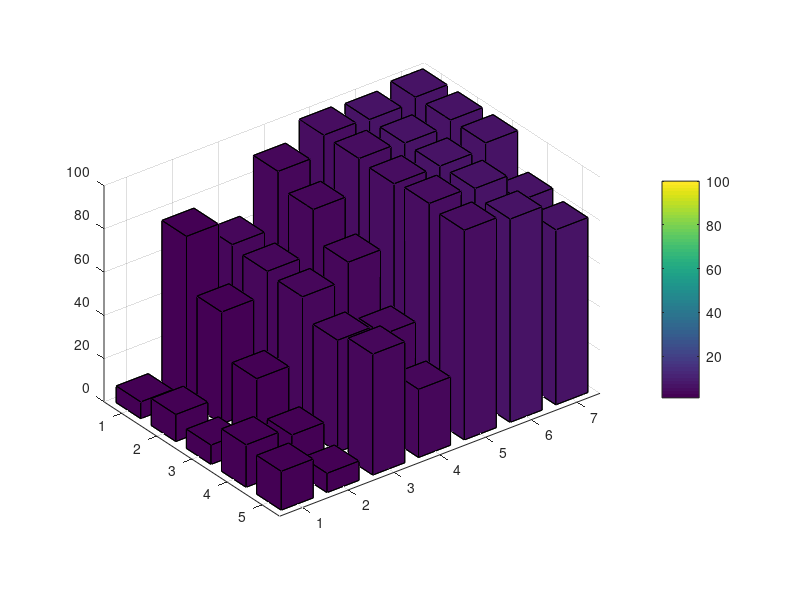

This figure's MATLAB source: (Note: this script raises an error after producing the figure.)
%% 3D bar drawing
close all; clear all; clc
results0=[0.00	78.57	83.33	96.17	100	98.41	100
-6.55	90.48	63.10	89.31	99.37	99.90	100
44.05	85.12	23.81	90.26	96.75	91.27	100
-13.10	40.48	63.69	78.85	97.14	99.31	100
14.29	86.31	87.50	95.42	100	100	100];
results_1=[0	44.05	79.17	89.40	100	98.23	100
7.74	74.40	57.74	91.05	99.23	99.88	100
47.62	58.33	25.00	86.19	96.09	90.08	100
-9.52	21.43	63.69	69.07	96.75	99.11	100
16.67	60.71	86.90	79.07	100	100	100];
results_2=[2.38	23.21	77.98	70.60	99.78	97.78	100
1.19	61.31	60.71	81.85	98.08	99.78	100
39.88	29.17	23.21	75.71	94.62	90.48	100
-10.71	19.05	62.50	53.33	95.10	98.87	100
11.90	25.00	82.14	64.35	99.13	100	100];

results_4=[4.76	7.14	72.02	38.69	100	98.81	97.62
23.21	35.12	51.19	57.14	99.40	100	86.90
44.05	5.95	20.83	64.29	97.02	92.86	80.36
9.52	2.38	42.26	23.21	97.62	98.81	73.81
16.67	29.76	72.62	48.81	100	97.62	80.95
];
results_6=[4.17	0.60	69.05	36.90	100	93.45	97.02
17.86	14.29	52.38	22.02	98.81	100	84.52
26.19	16.67	30.36	36.90	94.05	78.57	76.79
22.62	-3.57	58.93	14.29	94.64	98.21	60.71
19.05	16.67	69.05	47.62	97.62	100	85.71
];

Res=[mean(results0);mean(results_1);mean(results_2);mean(results_4);mean(results_6)];
b=bar3(Res,0.7);
hold on
%h=surf([0 10],[1 1],[0 0;100 100],'FaceAlpha',0.3)
%shading interp
%set(h,'edgecolor','none')
colormap
colorbar
caxis([1 100]);
for k=1:length(b)
    zdata=b(k).ZData;
    b(k).CData=zdata;
    b(k).FaceColor='interp';
end
set(gca,'xticklabel',{'PLS-DA','LDA','DT','ELM','SAE','RF','SMC'});
set(gca,'yticklabel',{'N=0','N=0.1','N=0.2','N=0.4','N=0.6'});
hXLabel=xlabel('ML models','Rotation',22);
hYLabel=ylabel('The value of N','Rotation',-35);
hZLabel=zlabel('Accuracy/%');